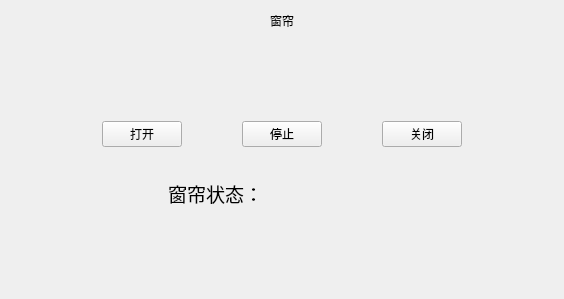
<?xml version="1.0" encoding="UTF-8"?>
<ui version="4.0">
 <class>CurtainWidget</class>
 <widget class="QWidget" name="CurtainWidget">
  <property name="geometry">
   <rect>
    <x>0</x>
    <y>0</y>
    <width>564</width>
    <height>299</height>
   </rect>
  </property>
  <property name="windowTitle">
   <string>Form</string>
  </property>
  <layout class="QVBoxLayout" name="verticalLayout_6">
   <item>
    <layout class="QVBoxLayout" name="verticalLayout_5">
     <item>
      <layout class="QHBoxLayout" name="horizontalLayout">
       <property name="spacing">
        <number>0</number>
       </property>
       <item>
        <spacer name="horizontalSpacer">
         <property name="orientation">
          <enum>Qt::Horizontal</enum>
         </property>
         <property name="sizeHint" stdset="0">
          <size>
           <width>40</width>
           <height>20</height>
          </size>
         </property>
        </spacer>
       </item>
       <item>
        <widget class="QLabel" name="label">
         <property name="styleSheet">
          <string notr="true">font: 20pt &quot;楷体&quot;;</string>
         </property>
         <property name="text">
          <string>窗帘</string>
         </property>
        </widget>
       </item>
       <item>
        <spacer name="horizontalSpacer_2">
         <property name="orientation">
          <enum>Qt::Horizontal</enum>
         </property>
         <property name="sizeHint" stdset="0">
          <size>
           <width>40</width>
           <height>20</height>
          </size>
         </property>
        </spacer>
       </item>
      </layout>
     </item>
     <item>
      <layout class="QHBoxLayout" name="horizontalLayout_3">
       <property name="spacing">
        <number>20</number>
       </property>
       <item>
        <spacer name="horizontalSpacer_5">
         <property name="orientation">
          <enum>Qt::Horizontal</enum>
         </property>
         <property name="sizeType">
          <enum>QSizePolicy::Expanding</enum>
         </property>
         <property name="sizeHint" stdset="0">
          <size>
           <width>40</width>
           <height>20</height>
          </size>
         </property>
        </spacer>
       </item>
       <item>
        <widget class="QWidget" name="widget_curtain_open" native="true">
         <property name="sizePolicy">
          <sizepolicy hsizetype="Maximum" vsizetype="Maximum">
           <horstretch>0</horstretch>
           <verstretch>0</verstretch>
          </sizepolicy>
         </property>
         <property name="minimumSize">
          <size>
           <width>100</width>
           <height>120</height>
          </size>
         </property>
         <property name="maximumSize">
          <size>
           <width>120</width>
           <height>16777215</height>
          </size>
         </property>
         <layout class="QVBoxLayout" name="verticalLayout_3">
          <property name="spacing">
           <number>10</number>
          </property>
          <property name="leftMargin">
           <number>20</number>
          </property>
          <property name="topMargin">
           <number>10</number>
          </property>
          <property name="rightMargin">
           <number>20</number>
          </property>
          <property name="bottomMargin">
           <number>10</number>
          </property>
          <item>
           <widget class="QLabel" name="label_2">
            <property name="styleSheet">
             <string notr="true">border-image: url(:/images/curtain/curtain_open.png);</string>
            </property>
            <property name="text">
             <string/>
            </property>
           </widget>
          </item>
          <item>
           <layout class="QHBoxLayout" name="horizontalLayout_2">
            <item>
             <spacer name="horizontalSpacer_3">
              <property name="orientation">
               <enum>Qt::Horizontal</enum>
              </property>
              <property name="sizeHint" stdset="0">
               <size>
                <width>18</width>
                <height>20</height>
               </size>
              </property>
             </spacer>
            </item>
            <item>
             <widget class="QPushButton" name="pbnOpenCurtain">
              <property name="styleSheet">
               <string notr="true">font: 14pt &quot;楷体&quot;;</string>
              </property>
              <property name="text">
               <string>打开</string>
              </property>
             </widget>
            </item>
            <item>
             <spacer name="horizontalSpacer_4">
              <property name="orientation">
               <enum>Qt::Horizontal</enum>
              </property>
              <property name="sizeHint" stdset="0">
               <size>
                <width>18</width>
                <height>20</height>
               </size>
              </property>
             </spacer>
            </item>
           </layout>
          </item>
         </layout>
        </widget>
       </item>
       <item>
        <widget class="QWidget" name="widget_curtain_stop" native="true">
         <property name="sizePolicy">
          <sizepolicy hsizetype="Maximum" vsizetype="Maximum">
           <horstretch>0</horstretch>
           <verstretch>0</verstretch>
          </sizepolicy>
         </property>
         <property name="minimumSize">
          <size>
           <width>100</width>
           <height>120</height>
          </size>
         </property>
         <property name="maximumSize">
          <size>
           <width>120</width>
           <height>16777215</height>
          </size>
         </property>
         <layout class="QVBoxLayout" name="verticalLayout">
          <property name="spacing">
           <number>10</number>
          </property>
          <property name="leftMargin">
           <number>20</number>
          </property>
          <property name="topMargin">
           <number>10</number>
          </property>
          <property name="rightMargin">
           <number>20</number>
          </property>
          <property name="bottomMargin">
           <number>10</number>
          </property>
          <item>
           <widget class="QLabel" name="label_3">
            <property name="styleSheet">
             <string notr="true">border-image: url(:/images/curtain/curtain_stop.png);</string>
            </property>
            <property name="text">
             <string/>
            </property>
           </widget>
          </item>
          <item>
           <layout class="QHBoxLayout" name="horizontalLayout_5">
            <item>
             <spacer name="horizontalSpacer_9">
              <property name="orientation">
               <enum>Qt::Horizontal</enum>
              </property>
              <property name="sizeHint" stdset="0">
               <size>
                <width>20</width>
                <height>20</height>
               </size>
              </property>
             </spacer>
            </item>
            <item>
             <widget class="QPushButton" name="pbnStopCurtain">
              <property name="styleSheet">
               <string notr="true">font: 14pt &quot;楷体&quot;;</string>
              </property>
              <property name="text">
               <string>停止</string>
              </property>
             </widget>
            </item>
            <item>
             <spacer name="horizontalSpacer_10">
              <property name="orientation">
               <enum>Qt::Horizontal</enum>
              </property>
              <property name="sizeHint" stdset="0">
               <size>
                <width>30</width>
                <height>20</height>
               </size>
              </property>
             </spacer>
            </item>
           </layout>
          </item>
         </layout>
        </widget>
       </item>
       <item>
        <widget class="QWidget" name="widget_curtain_close" native="true">
         <property name="sizePolicy">
          <sizepolicy hsizetype="Maximum" vsizetype="Maximum">
           <horstretch>0</horstretch>
           <verstretch>0</verstretch>
          </sizepolicy>
         </property>
         <property name="minimumSize">
          <size>
           <width>100</width>
           <height>120</height>
          </size>
         </property>
         <property name="maximumSize">
          <size>
           <width>120</width>
           <height>16777215</height>
          </size>
         </property>
         <layout class="QVBoxLayout" name="verticalLayout_2">
          <property name="spacing">
           <number>10</number>
          </property>
          <property name="leftMargin">
           <number>20</number>
          </property>
          <property name="topMargin">
           <number>10</number>
          </property>
          <property name="rightMargin">
           <number>20</number>
          </property>
          <property name="bottomMargin">
           <number>10</number>
          </property>
          <item>
           <widget class="QLabel" name="label_4">
            <property name="minimumSize">
             <size>
              <width>56</width>
              <height>58</height>
             </size>
            </property>
            <property name="styleSheet">
             <string notr="true">border-image: url(:/images/curtain/curtain_close.png);</string>
            </property>
            <property name="text">
             <string/>
            </property>
           </widget>
          </item>
          <item>
           <layout class="QHBoxLayout" name="horizontalLayout_7">
            <item>
             <spacer name="horizontalSpacer_13">
              <property name="orientation">
               <enum>Qt::Horizontal</enum>
              </property>
              <property name="sizeHint" stdset="0">
               <size>
                <width>30</width>
                <height>20</height>
               </size>
              </property>
             </spacer>
            </item>
            <item>
             <widget class="QPushButton" name="pbnCloseCurtain">
              <property name="styleSheet">
               <string notr="true">font: 14pt &quot;楷体&quot;;</string>
              </property>
              <property name="text">
               <string>关闭</string>
              </property>
             </widget>
            </item>
            <item>
             <spacer name="horizontalSpacer_14">
              <property name="orientation">
               <enum>Qt::Horizontal</enum>
              </property>
              <property name="sizeHint" stdset="0">
               <size>
                <width>40</width>
                <height>20</height>
               </size>
              </property>
             </spacer>
            </item>
           </layout>
          </item>
         </layout>
        </widget>
       </item>
       <item>
        <spacer name="horizontalSpacer_6">
         <property name="orientation">
          <enum>Qt::Horizontal</enum>
         </property>
         <property name="sizeType">
          <enum>QSizePolicy::Expanding</enum>
         </property>
         <property name="sizeHint" stdset="0">
          <size>
           <width>40</width>
           <height>20</height>
          </size>
         </property>
        </spacer>
       </item>
      </layout>
     </item>
     <item>
      <widget class="QWidget" name="Curtain_stas_widget" native="true">
       <property name="minimumSize">
        <size>
         <width>301</width>
         <height>61</height>
        </size>
       </property>
       <layout class="QVBoxLayout" name="verticalLayout_4">
        <item>
         <layout class="QHBoxLayout" name="horizontalLayout_4">
          <item>
           <spacer name="horizontalSpacer_7">
            <property name="orientation">
             <enum>Qt::Horizontal</enum>
            </property>
            <property name="sizeHint" stdset="0">
             <size>
              <width>40</width>
              <height>20</height>
             </size>
            </property>
           </spacer>
          </item>
          <item>
           <widget class="QLabel" name="label_6">
            <property name="minimumSize">
             <size>
              <width>111</width>
              <height>31</height>
             </size>
            </property>
            <property name="font">
             <font>
              <family>宋体</family>
              <pointsize>14</pointsize>
             </font>
            </property>
            <property name="text">
             <string>&lt;html&gt;&lt;head/&gt;&lt;body&gt;&lt;p&gt;&lt;span style=&quot; font-size:14pt;&quot;&gt;窗帘状态：&lt;/span&gt;&lt;/p&gt;&lt;/body&gt;&lt;/html&gt;</string>
            </property>
           </widget>
          </item>
          <item>
           <widget class="QLabel" name="lable_state">
            <property name="minimumSize">
             <size>
              <width>111</width>
              <height>31</height>
             </size>
            </property>
            <property name="font">
             <font>
              <family>宋体</family>
              <pointsize>14</pointsize>
             </font>
            </property>
            <property name="text">
             <string/>
            </property>
           </widget>
          </item>
          <item>
           <spacer name="horizontalSpacer_8">
            <property name="orientation">
             <enum>Qt::Horizontal</enum>
            </property>
            <property name="sizeHint" stdset="0">
             <size>
              <width>40</width>
              <height>20</height>
             </size>
            </property>
           </spacer>
          </item>
         </layout>
        </item>
       </layout>
      </widget>
     </item>
     <item>
      <spacer name="verticalSpacer_2">
       <property name="orientation">
        <enum>Qt::Vertical</enum>
       </property>
       <property name="sizeType">
        <enum>QSizePolicy::Maximum</enum>
       </property>
       <property name="sizeHint" stdset="0">
        <size>
         <width>20</width>
         <height>100</height>
        </size>
       </property>
      </spacer>
     </item>
    </layout>
   </item>
  </layout>
 </widget>
 <resources/>
 <connections/>
</ui>
